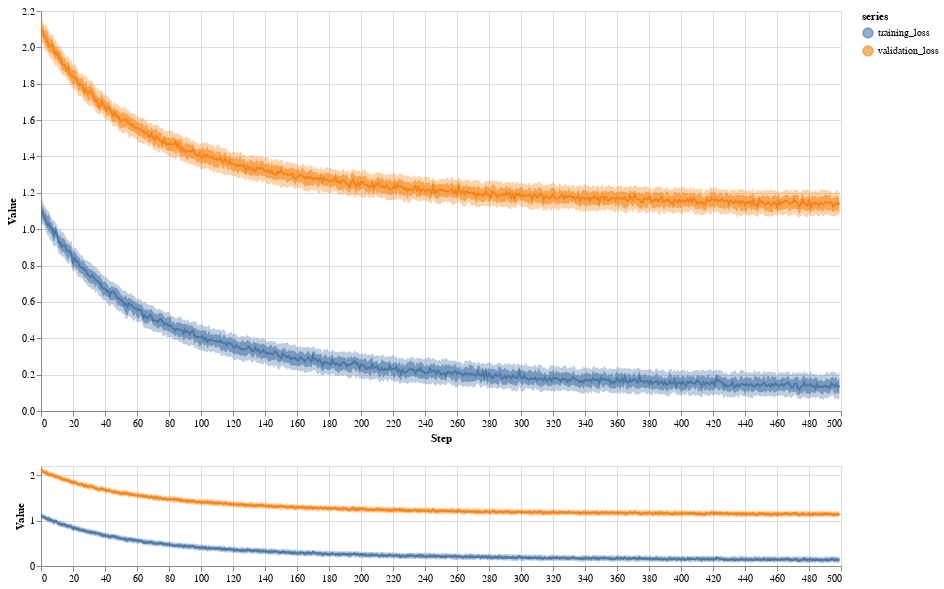

This figure's notebook cell:
### Code cell
inspectus.distribution({'training_loss': train_loss, 'validation_loss': valid_loss}, width=800, height=400, height_minimap=100, levels=3)

### Figure 1 — Vega-Lite specification as saved in the notebook (floating-point values rounded to 4 significant figures; data arrays with more than 128 entries replaced by an {"elided": "..."} marker saying what was removed)
{"config": {"view": {"continuousWidth": 300, "continuousHeight": 300}}, "vconcat": [{"layer": [{"mark": {"type": "area", "opacity": 0.6}, "encoding": {"color": {"field": "series", "scale": {"scheme": "tableau10"}, "type": "nominal"}, "opacity": {"condition": {"param": "param_6", "value": 0.6}, "value": 0.001}, "x": {"field": "step", "scale": {"domain": {"param": "param_5", "encoding": "x"}}, "type": "quantitative"}, "y": {"field": "v4", "scale": {"domain": {"param": "param_5", "encoding": "y"}}, "type": "quantitative"}, "y2": {"field": "v6"}}, "name": "view_6"}, {"mark": {"type": "area", "opacity": 0.36}, "encoding": {"color": {"field": "series", "scale": {"scheme": "tableau10"}, "type": "nominal"}, "opacity": {"condition": {"param": "param_6", "value": 0.36}, "value": 0.001}, "x": {"field": "step", "scale": {"domain": {"param": "param_5", "encoding": "x"}}, "type": "quantitative"}, "y": {"field": "v3", "scale": {"domain": {"param": "param_5", "encoding": "y"}}, "type": "quantitative"}, "y2": {"field": "v7"}}}, {"mark": {"type": "line"}, "encoding": {"color": {"field": "series", "scale": {"scheme": "tableau10"}, "type": "nominal"}, "opacity": {"condition": {"param": "param_6", "value": 1}, "value": 0.001}, "x": {"field": "step", "scale": {"domain": {"param": "param_5", "encoding": "x"}}, "title": "Step", "type": "quantitative"}, "y": {"field": "v5", "scale": {"domain": {"param": "param_5", "encoding": "y"}}, "title": "Value", "type": "quantitative"}}}], "data": {"values": {"elided": "1000 records"}}, "height": 400, "width": 800}, {"layer": [{"mark": {"type": "area", "opacity": 0.6}, "encoding": {"color": {"field": "series", "scale": {"scheme": "tableau10"}, "type": "nominal"}, "x": {"field": "step", "type": "quantitative"}, "y": {"field": "v4", "type": "quantitative"}, "y2": {"field": "v6"}}, "name": "view_5"}, {"mark": {"type": "area", "opacity": 0.36}, "encoding": {"color": {"field": "series", "scale": {"scheme": "tableau10"}, "type": "nominal"}, "x": {"field": "step", "type": "quantitative"}, "y": {"field": "v3", "type": "quantitative"}, "y2": {"field": "v7"}}}, {"mark": {"type": "line"}, "encoding": {"color": {"field": "series", "scale": {"scheme": "tableau10"}, "type": "nominal"}, "x": {"field": "step", "title": "", "type": "quantitative"}, "y": {"field": "v5", "title": "Value", "type": "quantitative"}}}], "data": {"values": {"elided": "1000 records"}}, "height": 100, "width": 800}], "params": [{"name": "param_6", "select": {"type": "point", "fields": ["series"]}, "bind": "legend", "views": ["view_6"]}, {"name": "param_5", "select": {"type": "interval", "encodings": ["x", "y"]}, "views": ["view_5"]}], "$schema": "https://vega.github.io/schema/vega-lite/v5.17.0.json"}
